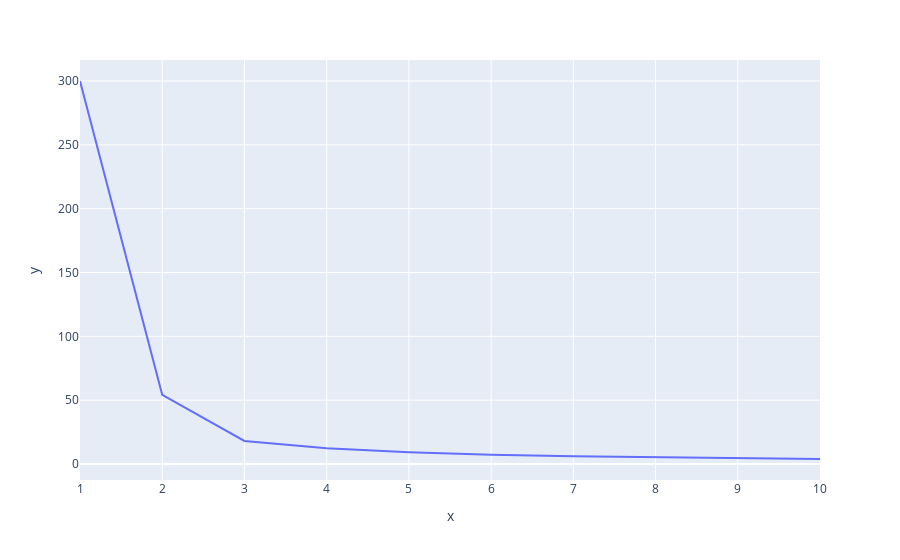

Here is the notebook cell this chart was saved with:
### Markdown cell above
Criando grafico para melhor visualizacao

### Code cell
grafico_cotovelo_petala = px.line(x= range(1,11), y=wcss_petala)
grafico_cotovelo_petala.show()

### Figure 1 — Plotly figure (JSON) as saved in the notebook; plotly's stock layout.template omitted (floating-point values rounded to 4 significant figures)
{"data": [{"hovertemplate": "x=%{x}<br>y=%{y}<extra></extra>", "legendgroup": "", "line": {"color": "#636efa", "dash": "solid"}, "marker": {"symbol": "circle"}, "mode": "lines", "name": "", "orientation": "v", "showlegend": false, "type": "scatter", "x": [1, 2, 3, 4, 5, 6, 7, 8, 9, 10], "xaxis": "x", "y": [300, 54.15, 18.05, 12.31, 9.181, 7.215, 6.027, 5.173, 4.419, 3.914], "yaxis": "y"}], "layout": {"legend": {"tracegroupgap": 0}, "margin": {"t": 60}, "xaxis": {"anchor": "y", "domain": [0, 1], "title": {"text": "x"}}, "yaxis": {"anchor": "x", "domain": [0, 1], "title": {"text": "y"}}}}
